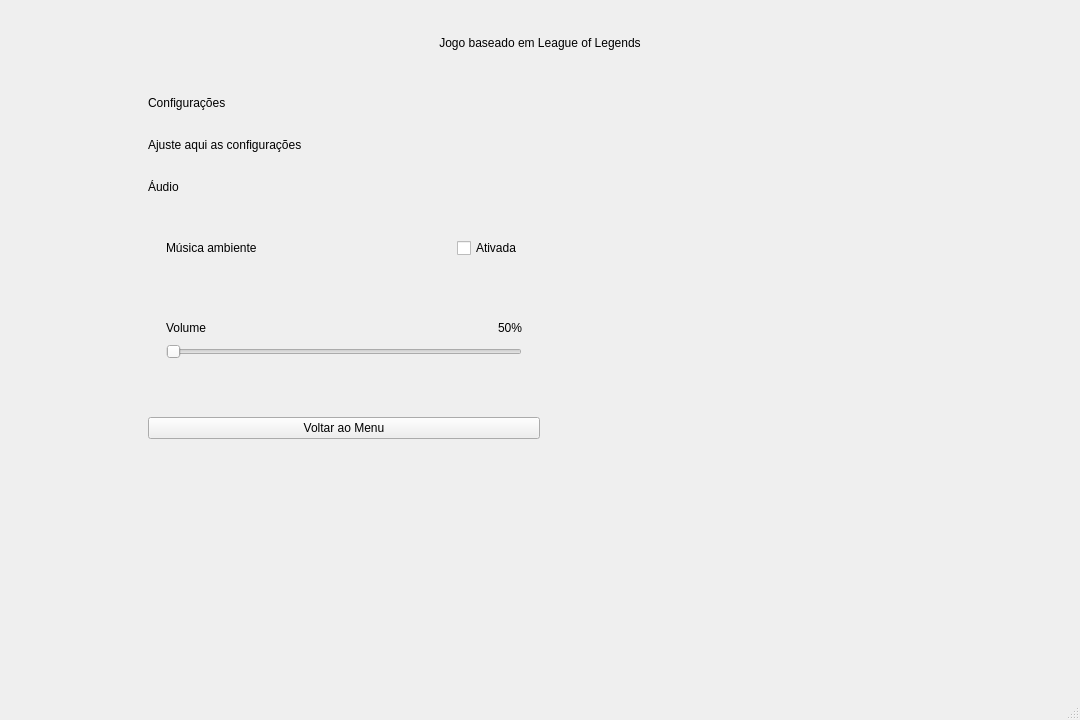
<?xml version="1.0" encoding="UTF-8"?>
<ui version="4.0">
 <class>Menu</class>
 <widget class="QMainWindow" name="Menu">
  <property name="geometry">
   <rect>
    <x>0</x>
    <y>0</y>
    <width>1080</width>
    <height>720</height>
   </rect>
  </property>
  <property name="windowTitle">
   <string>Menu do Jogo</string>
  </property>
  <widget class="QWidget" name="centralwidget">
   <layout class="QVBoxLayout" name="rootLayout">
    <property name="leftMargin">
     <number>0</number>
    </property>
    <property name="topMargin">
     <number>0</number>
    </property>
    <property name="rightMargin">
     <number>0</number>
    </property>
    <property name="bottomMargin">
     <number>0</number>
    </property>
    <item>
     <layout class="QGridLayout" name="gridLayout">
      <property name="leftMargin">
       <number>64</number>
      </property>
      <property name="topMargin">
       <number>36</number>
      </property>
      <property name="rightMargin">
       <number>64</number>
      </property>
      <property name="bottomMargin">
       <number>36</number>
      </property>
      <item row="0" column="0">
       <widget class="QLabel" name="topBarLabel">
        <property name="text">
         <string>Jogo baseado em League of Legends</string>
        </property>
        <property name="alignment">
         <set>Qt::AlignCenter</set>
        </property>
       </widget>
      </item>
      <item row="1" column="0">
       <widget class="QStackedWidget" name="stackedWidget">
        <property name="sizePolicy">
         <sizepolicy hsizetype="Expanding" vsizetype="Expanding">
          <horstretch>0</horstretch>
          <verstretch>0</verstretch>
         </sizepolicy>
        </property>
        <property name="currentIndex">
         <number>1</number>
        </property>
        <widget class="QWidget" name="mainPage">
         <layout class="QVBoxLayout" name="mainPageLayout">
          <property name="spacing">
           <number>14</number>
          </property>
          <property name="leftMargin">
           <number>0</number>
          </property>
          <property name="topMargin">
           <number>18</number>
          </property>
          <property name="rightMargin">
           <number>0</number>
          </property>
          <property name="bottomMargin">
           <number>0</number>
          </property>
          <item>
           <widget class="QLabel" name="heroTitleLabel">
            <property name="font">
             <font>
              <pointsize>13</pointsize>
             </font>
            </property>
            <property name="text">
             <string>Meu Jogo</string>
            </property>
           </widget>
          </item>
          <item>
           <widget class="QLabel" name="heroSubtitleLabel">
            <property name="minimumSize">
             <size>
              <width>400</width>
              <height>0</height>
             </size>
            </property>
            <property name="font">
             <font>
              <pointsize>10</pointsize>
             </font>
            </property>
            <property name="text">
             <string>Aventure-se no desconhecido</string>
            </property>
            <property name="wordWrap">
             <bool>false</bool>
            </property>
           </widget>
          </item>
          <item>
           <spacer name="heroSpacer">
            <property name="orientation">
             <enum>Qt::Vertical</enum>
            </property>
            <property name="sizeHint" stdset="0">
             <size>
              <width>20</width>
              <height>18</height>
             </size>
            </property>
           </spacer>
          </item>
          <item>
           <widget class="QFrame" name="mainMenuPanel">
            <property name="minimumSize">
             <size>
              <width>100</width>
              <height>300</height>
             </size>
            </property>
            <property name="maximumSize">
             <size>
              <width>200</width>
              <height>16777215</height>
             </size>
            </property>
            <property name="font">
             <font>
              <weight>75</weight>
              <bold>true</bold>
              <strikeout>false</strikeout>
              <kerning>true</kerning>
             </font>
            </property>
            <property name="cursor">
             <cursorShape>CrossCursor</cursorShape>
            </property>
            <layout class="QVBoxLayout" name="menuPanelLayout">
             <property name="spacing">
              <number>50</number>
             </property>
             <property name="leftMargin">
              <number>0</number>
             </property>
             <property name="topMargin">
              <number>20</number>
             </property>
             <property name="rightMargin">
              <number>0</number>
             </property>
             <property name="bottomMargin">
              <number>20</number>
             </property>
             <item>
              <widget class="MenuButton" name="phase1Button">
               <property name="font">
                <font>
                 <pointsize>12</pointsize>
                 <weight>75</weight>
                 <bold>true</bold>
                 <strikeout>false</strikeout>
                 <kerning>true</kerning>
                </font>
               </property>
               <property name="text">
                <string>Fase 1</string>
               </property>
              </widget>
             </item>
             <item>
              <widget class="MenuButton" name="phase2Button">
               <property name="font">
                <font>
                 <pointsize>12</pointsize>
                 <weight>75</weight>
                 <bold>true</bold>
                 <strikeout>false</strikeout>
                 <kerning>true</kerning>
                </font>
               </property>
               <property name="text">
                <string>Fase 2</string>
               </property>
              </widget>
             </item>
             <item>
              <widget class="MenuButton" name="loadGameButton">
               <property name="font">
                <font>
                 <pointsize>12</pointsize>
                 <weight>75</weight>
                 <bold>true</bold>
                 <strikeout>false</strikeout>
                 <kerning>true</kerning>
                </font>
               </property>
               <property name="text">
                <string>Carregar jogo</string>
               </property>
              </widget>
             </item>
             <item>
              <widget class="MenuButton" name="rankingButton">
               <property name="font">
                <font>
                 <pointsize>12</pointsize>
                 <weight>75</weight>
                 <bold>true</bold>
                 <strikeout>false</strikeout>
                 <kerning>true</kerning>
                </font>
               </property>
               <property name="text">
                <string>Ranking</string>
               </property>
              </widget>
             </item>
             <item>
              <widget class="MenuButton" name="settingsButton">
               <property name="font">
                <font>
                 <pointsize>12</pointsize>
                 <weight>75</weight>
                 <bold>true</bold>
                 <strikeout>false</strikeout>
                 <kerning>true</kerning>
                </font>
               </property>
               <property name="text">
                <string>Configurações</string>
               </property>
               <property name="iconSize">
                <size>
                 <width>16</width>
                 <height>16</height>
                </size>
               </property>
              </widget>
             </item>
             <item>
              <widget class="MenuButton" name="exitButton">
               <property name="font">
                <font>
                 <pointsize>12</pointsize>
                 <weight>75</weight>
                 <bold>true</bold>
                 <strikeout>false</strikeout>
                 <kerning>true</kerning>
                </font>
               </property>
               <property name="text">
                <string>Sair</string>
               </property>
              </widget>
             </item>
            </layout>
           </widget>
          </item>
          <item>
           <widget class="QLabel" name="statusLabel">
            <property name="font">
             <font>
              <pointsize>12</pointsize>
             </font>
            </property>
            <property name="text">
             <string>Menu Principal</string>
            </property>
            <property name="wordWrap">
             <bool>true</bool>
            </property>
           </widget>
          </item>
          <item>
           <spacer name="mainBottomSpacer">
            <property name="orientation">
             <enum>Qt::Vertical</enum>
            </property>
            <property name="sizeHint" stdset="0">
             <size>
              <width>20</width>
              <height>40</height>
             </size>
            </property>
           </spacer>
          </item>
         </layout>
        </widget>
        <widget class="QWidget" name="settingsPage">
         <layout class="QVBoxLayout" name="settingsPageLayout">
          <property name="spacing">
           <number>40</number>
          </property>
          <property name="leftMargin">
           <number>0</number>
          </property>
          <property name="topMargin">
           <number>12</number>
          </property>
          <property name="rightMargin">
           <number>0</number>
          </property>
          <property name="bottomMargin">
           <number>0</number>
          </property>
          <item>
           <widget class="PaintedPanel" name="settingsPanel">
            <property name="maximumSize">
             <size>
              <width>560</width>
              <height>16777215</height>
             </size>
            </property>
            <property name="styleSheet">
             <string notr="true"/>
            </property>
            <layout class="QVBoxLayout" name="settingsPanelLayout">
             <property name="spacing">
              <number>28</number>
             </property>
             <property name="leftMargin">
              <number>84</number>
             </property>
             <property name="topMargin">
              <number>28</number>
             </property>
             <property name="rightMargin">
              <number>84</number>
             </property>
             <property name="bottomMargin">
              <number>28</number>
             </property>
             <item>
              <widget class="QLabel" name="settingsTitleLabel">
               <property name="text">
                <string>Configurações</string>
               </property>
              </widget>
             </item>
             <item>
              <widget class="QLabel" name="settingsSubtitleLabel">
               <property name="text">
                <string>Ajuste aqui as configurações</string>
               </property>
               <property name="wordWrap">
                <bool>true</bool>
               </property>
              </widget>
             </item>
             <item>
              <widget class="QLabel" name="sectionTitleLabel">
               <property name="text">
                <string>Áudio</string>
               </property>
              </widget>
             </item>
             <item>
              <widget class="QFrame" name="musicSectionFrame">
               <property name="sectionFrame" stdset="0">
                <bool>true</bool>
               </property>
               <layout class="QHBoxLayout" name="musicSectionLayout">
                <property name="leftMargin">
                 <number>18</number>
                </property>
                <property name="topMargin">
                 <number>16</number>
                </property>
                <property name="rightMargin">
                 <number>18</number>
                </property>
                <property name="bottomMargin">
                 <number>16</number>
                </property>
                <item>
                 <widget class="QLabel" name="settingLabelMusic">
                  <property name="text">
                   <string>Música ambiente</string>
                  </property>
                 </widget>
                </item>
                <item>
                 <spacer name="musicSpacer">
                  <property name="orientation">
                   <enum>Qt::Horizontal</enum>
                  </property>
                  <property name="sizeHint" stdset="0">
                   <size>
                    <width>40</width>
                    <height>20</height>
                   </size>
                  </property>
                 </spacer>
                </item>
                <item>
                 <widget class="QtMaterialCheckBox" name="musicCheckBox">
                  <property name="text">
                   <string>Ativada</string>
                  </property>
                 </widget>
                </item>
               </layout>
              </widget>
             </item>
             <item>
              <widget class="QFrame" name="volumeSectionFrame">
               <property name="sectionFrame" stdset="0">
                <bool>true</bool>
               </property>
               <layout class="QVBoxLayout" name="volumeSectionLayout">
                <property name="leftMargin">
                 <number>18</number>
                </property>
                <property name="topMargin">
                 <number>16</number>
                </property>
                <property name="rightMargin">
                 <number>18</number>
                </property>
                <property name="bottomMargin">
                 <number>16</number>
                </property>
                <item>
                 <layout class="QHBoxLayout" name="volumeHeaderLayout">
                  <item>
                   <widget class="QLabel" name="settingLabelVolume">
                    <property name="text">
                     <string>Volume</string>
                    </property>
                   </widget>
                  </item>
                  <item>
                   <spacer name="volumeHeaderSpacer">
                    <property name="orientation">
                     <enum>Qt::Horizontal</enum>
                    </property>
                    <property name="sizeHint" stdset="0">
                     <size>
                      <width>40</width>
                      <height>20</height>
                     </size>
                    </property>
                   </spacer>
                  </item>
                  <item>
                   <widget class="QLabel" name="volumeValueLabel">
                    <property name="text">
                     <string>50%</string>
                    </property>
                   </widget>
                  </item>
                 </layout>
                </item>
                <item>
                 <widget class="QtMaterialSlider" name="volumeSlider">
                  <property name="orientation">
                   <enum>Qt::Horizontal</enum>
                  </property>
                 </widget>
                </item>
               </layout>
              </widget>
             </item>
             <item>
              <spacer name="settingsSpacer">
               <property name="orientation">
                <enum>Qt::Vertical</enum>
               </property>
               <property name="sizeHint" stdset="0">
                <size>
                 <width>20</width>
                 <height>14</height>
                </size>
               </property>
              </spacer>
             </item>
             <item>
              <widget class="MenuButton" name="backFromSettingsButton">
               <property name="text">
                <string>Voltar ao Menu</string>
               </property>
              </widget>
             </item>
            </layout>
           </widget>
          </item>
          <item>
           <spacer name="settingsBottomSpacer">
            <property name="orientation">
             <enum>Qt::Vertical</enum>
            </property>
            <property name="sizeHint" stdset="0">
             <size>
              <width>20</width>
              <height>20</height>
             </size>
            </property>
           </spacer>
          </item>
         </layout>
        </widget>
        <widget class="QWidget" name="loadGamePage">
         <layout class="QVBoxLayout" name="loadGamePageLayout">
          <property name="spacing">
           <number>40</number>
          </property>
          <property name="leftMargin">
           <number>0</number>
          </property>
          <property name="topMargin">
           <number>12</number>
          </property>
          <property name="rightMargin">
           <number>0</number>
          </property>
          <property name="bottomMargin">
           <number>0</number>
          </property>
          <item>
           <widget class="PaintedPanel" name="loadGamePanel">
            <property name="maximumSize">
             <size>
              <width>560</width>
              <height>16777215</height>
             </size>
            </property>
            <layout class="QVBoxLayout" name="loadGamePanelLayout">
             <property name="spacing">
              <number>28</number>
             </property>
             <property name="leftMargin">
              <number>84</number>
             </property>
             <property name="topMargin">
              <number>28</number>
             </property>
             <property name="rightMargin">
              <number>84</number>
             </property>
             <property name="bottomMargin">
              <number>28</number>
             </property>
             <item>
              <widget class="QLabel" name="loadGameTitleLabel">
               <property name="text">
                <string>Carregar Jogo</string>
               </property>
              </widget>
             </item>
             <item>
              <widget class="QLabel" name="loadGameSubtitleLabel">
               <property name="text">
                <string>Em breve...</string>
               </property>
               <property name="wordWrap">
                <bool>true</bool>
               </property>
              </widget>
             </item>
             <item>
              <spacer name="loadGameSpacer">
               <property name="orientation">
                <enum>Qt::Vertical</enum>
               </property>
               <property name="sizeHint" stdset="0">
                <size>
                 <width>20</width>
                 <height>14</height>
                </size>
               </property>
              </spacer>
             </item>
             <item>
              <widget class="MenuButton" name="backFromLoadButton">
               <property name="text">
                <string>Voltar ao Menu</string>
               </property>
              </widget>
             </item>
            </layout>
           </widget>
          </item>
          <item>
           <spacer name="loadGameBottomSpacer">
            <property name="orientation">
             <enum>Qt::Vertical</enum>
            </property>
            <property name="sizeHint" stdset="0">
             <size>
              <width>20</width>
              <height>20</height>
             </size>
            </property>
           </spacer>
          </item>
         </layout>
        </widget>
        <widget class="QWidget" name="rankingPage">
         <layout class="QVBoxLayout" name="rankingPageLayout">
          <property name="spacing">
           <number>40</number>
          </property>
          <property name="leftMargin">
           <number>0</number>
          </property>
          <property name="topMargin">
           <number>12</number>
          </property>
          <property name="rightMargin">
           <number>0</number>
          </property>
          <property name="bottomMargin">
           <number>0</number>
          </property>
          <item>
           <widget class="PaintedPanel" name="rankingPanel">
            <property name="maximumSize">
             <size>
              <width>560</width>
              <height>16777215</height>
             </size>
            </property>
            <layout class="QVBoxLayout" name="rankingPanelLayout">
             <property name="spacing">
              <number>28</number>
             </property>
             <property name="leftMargin">
              <number>84</number>
             </property>
             <property name="topMargin">
              <number>28</number>
             </property>
             <property name="rightMargin">
              <number>84</number>
             </property>
             <property name="bottomMargin">
              <number>28</number>
             </property>
             <item>
              <widget class="QLabel" name="rankingTitleLabel">
               <property name="text">
                <string>Ranking</string>
               </property>
              </widget>
             </item>
             <item>
              <widget class="QLabel" name="rankingSubtitleLabel">
               <property name="text">
                <string>Em breve...</string>
               </property>
               <property name="wordWrap">
                <bool>true</bool>
               </property>
              </widget>
             </item>
             <item>
              <spacer name="rankingSpacer">
               <property name="orientation">
                <enum>Qt::Vertical</enum>
               </property>
               <property name="sizeHint" stdset="0">
                <size>
                 <width>20</width>
                 <height>14</height>
                </size>
               </property>
              </spacer>
             </item>
             <item>
              <widget class="MenuButton" name="backFromRankingButton">
               <property name="text">
                <string>Voltar ao Menu</string>
               </property>
              </widget>
             </item>
            </layout>
           </widget>
          </item>
          <item>
           <spacer name="rankingBottomSpacer">
            <property name="orientation">
             <enum>Qt::Vertical</enum>
            </property>
            <property name="sizeHint" stdset="0">
             <size>
              <width>20</width>
              <height>20</height>
             </size>
            </property>
           </spacer>
          </item>
         </layout>
        </widget>
       </widget>
      </item>
     </layout>
    </item>
   </layout>
  </widget>
  <widget class="QMenuBar" name="menubar">
   <property name="geometry">
    <rect>
     <x>0</x>
     <y>0</y>
     <width>1080</width>
     <height>21</height>
    </rect>
   </property>
  </widget>
  <widget class="QStatusBar" name="statusbar"/>
 </widget>
 <customwidgets>
  <customwidget>
   <class>PaintedPanel</class>
   <extends>QFrame</extends>
   <header>Widgets/painted_panel.h</header>
   <container>1</container>
  </customwidget>
  <customwidget>
   <class>MenuButton</class>
   <extends>QPushButton</extends>
   <header>Widgets/menu_button.h</header>
  </customwidget>
  <customwidget>
   <class>QtMaterialCheckBox</class>
   <extends>QCheckBox</extends>
   <header>qtmaterialcheckbox.h</header>
  </customwidget>
  <customwidget>
   <class>QtMaterialSlider</class>
   <extends>QSlider</extends>
   <header>qtmaterialslider.h</header>
  </customwidget>
 </customwidgets>
 <resources/>
 <connections/>
</ui>
